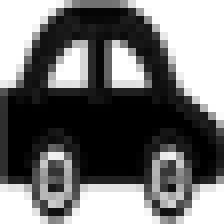
%> input picture Older versions/Intersections/with double side park/black2.bmp, 28 x 28 px (shown 8 times larger)
$ octave with_double_side_park.m   (GNU Octave 9; MATLAB toolbox functions it lacks are replaced by stand-ins)
%> lines starting %> are read from the running program, lines starting %| are printed output that depends on the picture
### Older versions/Intersections/with double side park/draw.m
function draw(road,intersection,e)
%> called with intersection = [14 9], e = 1
[row,col] = size(road);
black = imread('black2.bmp');
%> black is the input picture: size 28x28x3 uint8; min 0, max 255, mean 114.4
white = imread('white2.bmp');
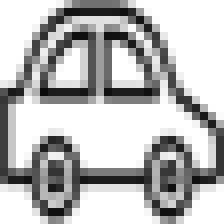
%> input picture Older versions/Intersections/with double side park/white2.bmp, 28 x 28 px (shown 8 times larger)
%> white is the input picture: size 28x28x3 uint8; min 10, max 255, mean 185.7
red = imread('red2.bmp');
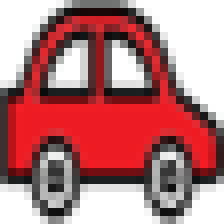
%> input picture Older versions/Intersections/with double side park/red2.bmp, 28 x 28 px (shown 8 times larger)
%> red is the input picture: size 28x28x3 uint8; mean R, G, B 181, 122.2, 124.4
green = imread('green2.bmp');
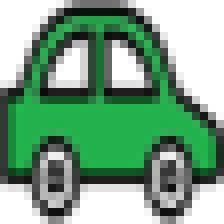
%> input picture Older versions/Intersections/with double side park/green2.bmp, 28 x 28 px (shown 8 times larger)
%> green is the input picture: size 28x28x3 uint8; mean R, G, B 123.9, 164.1, 135.7
cyan = imread('cyan2.bmp');
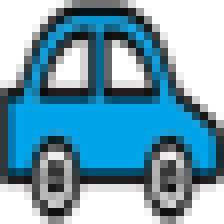
%> input picture Older versions/Intersections/with double side park/cyan2.bmp, 28 x 28 px (shown 8 times larger)
%> cyan is the input picture: size 28x28x3 uint8; mean R, G, B 114.4, 159.9, 179.6
blue = imread('blue2.bmp');
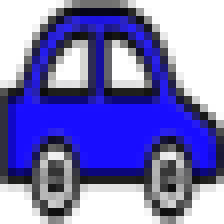
%> input picture Older versions/Intersections/with double side park/blue2.bmp, 28 x 28 px (shown 8 times larger)
%> blue is the input picture: size 28x28x3 uint8; mean R, G, B 121.1, 118, 185.7
%> the run ends on the next line
purple = imread('purple2.bmp');
pavement = imread('pavement2.bmp');
roadd = imread('road2.bmp');
flag = imread('flag2.bmp');
down_flash = imread('flashingdown2.bmp');
up_flash = imread('flashingup2.bmp');
green_light = imread('greenlight.bmp');
red_light = imread('redlight.bmp');

%out = zeros(row,col,3);
for i=1:row
    for j=1:col
        if(road(i,j)==-2)
            out(28*i-27:28*i,28*j-27:28*j,:) = pavement;
        elseif(road(i,j)==-1)
            out(28*i-27:28*i,28*j-27:28*j,:) = roadd;
        elseif(road(i,j)==0)
            if(j == intersection(2) || (j == intersection(2)-1 && i~=intersection(1)) || (j == intersection(2)+1 && i~=intersection(1)))
                out(28*i-27:28*i,28*j-27:28*j,:) = imrotate(black,-90,'bilinear','crop');
            else
                out(28*i-27:28*i,28*j-27:28*j,:) = black;
            end
        elseif(road(i,j)==1)
            if(j == intersection(2) || (j == intersection(2)-1 && i~=intersection(1)) || (j == intersection(2)+1 && i~=intersection(1)))
                out(28*i-27:28*i,28*j-27:28*j,:) = imrotate(red,-90,'bilinear','crop');
            else
                out(28*i-27:28*i,28*j-27:28*j,:) = red;
            end
        elseif(road(i,j)==2)
            if(j == intersection(2) || (j == intersection(2)-1 && i~=intersection(1)) || (j == intersection(2)+1 && i~=intersection(1)))
                out(28*i-27:28*i,28*j-27:28*j,:) = imrotate(green,-90,'bilinear','crop');
            else
                out(28*i-27:28*i,28*j-27:28*j,:) = green;
            end
        elseif(road(i,j)==3)
            if(j == intersection(2) || (j == intersection(2)-1 && i~=intersection(1)) || (j == intersection(2)+1 && i~=intersection(1)))
                out(28*i-27:28*i,28*j-27:28*j,:) = imrotate(cyan,-90,'bilinear','crop');
            else
                out(28*i-27:28*i,28*j-27:28*j,:) = cyan;
            end
        elseif(road(i,j)==4)
            if(j == intersection(2) || (j == intersection(2)-1 && i~=intersection(1)) || (j == intersection(2)+1 && i~=intersection(1)))
                out(28*i-27:28*i,28*j-27:28*j,:) = imrotate(blue,-90,'bilinear','crop');
            else
                out(28*i-27:28*i,28*j-27:28*j,:) = blue;
            end
        elseif(road(i,j)==5)
            if(j == intersection(2) || (j == intersection(2)-1 && i~=intersection(1)) || (j == intersection(2)+1 && i~=intersection(1)))
                out(28*i-27:28*i,28*j-27:28*j,:) = imrotate(purple,-90,'bilinear','crop');
            else
                out(28*i-27:28*i,28*j-27:28*j,:) = purple;
            end
        elseif(road(i,j)==6)
            if(j == intersection(2) || (j == intersection(2)-1 && i~=intersection(1)) || (j == intersection(2)+1 && i~=intersection(1)))
                out(28*i-27:28*i,28*j-27:28*j,:) = imrotate(down_flash,-90,'bilinear','crop');
            else
                out(28*i-27:28*i,28*j-27:28*j,:) = down_flash;
            end
        elseif(road(i,j)==7)
            if(j == intersection(2) || (j == intersection(2)-1 && i~=intersection(1)) || (j == intersection(2)+1 && i~=intersection(1)))
                out(28*i-27:28*i,28*j-27:28*j,:) = imrotate(flag,-90,'bilinear','crop');
            else
                out(28*i-27:28*i,28*j-27:28*j,:) = flag;
            end
        elseif(road(i,j)==8)
            if(j == intersection(2) || (j == intersection(2)-1 && i~=intersection(1)) || (j == intersection(2)+1 && i~=intersection(1)))
                out(28*i-27:28*i,28*j-27:28*j,:) = imrotate(up_flash,-90,'bilinear','crop');
            else
                out(28*i-27:28*i,28*j-27:28*j,:) = up_flash;
            end
        elseif(road(i,j)==9)
            if(j == intersection(2) || (j == intersection(2)-1 && i~=intersection(1)) || (j == intersection(2)+1 && i~=intersection(1)))
                out(28*i-27:28*i,28*j-27:28*j,:) = imrotate(white,-90,'bilinear','crop');
            else
                out(28*i-27:28*i,28*j-27:28*j,:) = white;
            end
        elseif(road(i,j)==10)
            out(28*i-27:28*i,28*j-27:28*j,:) = red_light;
        elseif(road(i,j)==11)
            out(28*i-27:28*i,28*j-27:28*j,:) = green_light;
        end
    end
end
%subplot(4,4,e);
figure
imshow(uint8(out));
% title('Single Lane Two Parking Sides')
% xlabel('\leftarrowSpace\rightarrow')
% ylabel('\leftarrowTime\rightarrow')
end

### Older versions/Intersections/with double side park/with_double_side_park.m
clear;
clc;

new_car_prob = 0.7;%new cars
dec_prob = 0.25;%chance of decreasing speed
first_park = 5;
last_park = 20;
chance_of_not_having_flag = 0.15;
max_parked = 5;%max time step that the car is parked

cars1 = 6;
cars2 = 6;

%intersection variables
intersection = [14 9];
max_red = 6;%max number of red
thr_press = 5; %pressure threshold
top_is_red = 1;
left_is_red = 0;
count_red_left = 0;
count_red_top = 0;
full_road = zeros(50,50);
[iter,~] = size(full_road);

full_road(:,:) = -1;
hor_lane = -ones(1,50);
vert_lane = -ones(1,50);
[d,c] = size(hor_lane);

index_lane1 = randsample(30,cars1)';%random car positions on fast lane
index_lane2 = randsample(30,cars2)';%random car positions on slow lane
hor_lane(1,index_lane1) = randi([0 5],1,cars1);
vert_lane(1,index_lane2) = randi([0 5],1,cars2);%random speed of the moving cars

%Parking on horizontal lane
hor_par_slots = zeros(2,c);
hor_steps_parked = zeros(2,c);%how many time steps each car has stayed parked
hor_par_slots(1:2,:) = -2;
hor_par_slots(1,3:first_park+1) = -1;
hor_par_slots(1,intersection(2)+3:last_park+3) = -1;
hor_par_slots(2,3:first_park+1) = -1;
hor_par_slots(2,intersection(2)+3:last_park+3) = -1;
hor_lane(2,:) = hor_par_slots(1,:);
hor_lane(3,:) = hor_par_slots(2,:);
hor_park_signals = zeros(d,c);
hor_park_flags = zeros(2,c);

%Parking on vertical lane
vert_par_slots = zeros(2,c);
vert_steps_parked = zeros(2,c);%how many time steps each car has stayed parked
vert_par_slots(1:2,:) = -2;
vert_par_slots(1,3:first_park+1) = -1;
vert_par_slots(1,intersection(1)+4:last_park+3) = -1;
vert_par_slots(2,3:first_park+1) = -1;
vert_par_slots(2,intersection(1)+4:last_park+3) = -1;
vert_lane(2,:) = vert_par_slots(1,:);
vert_lane(3,:) = vert_par_slots(2,:);
vert_park_signals = zeros(d,c);
vert_park_flags = zeros(2,c);

hor_park_signals(1,index_lane1) = (rand(1,cars1)/2)-0.2;
vert_park_signals(1,index_lane2) = (rand(1,cars1)/2)-0.2;

%bountaries
full_road(intersection(1)-2,1:intersection(2)-2) = -2;
full_road(intersection(1)-2,intersection(2)+2:end) = -2;
full_road(1:intersection(1)-2,intersection(2)-2) = -2;
full_road(1:intersection(1)-2,intersection(2)+2) = -2;
full_road(intersection(1)+2,1:intersection(2)-2) = -2;
full_road(intersection(1)+2,intersection(2)+2:end) = -2;
full_road(intersection(1)+2:end,intersection(2)-2) = -2;
full_road(intersection(1)+2:end,intersection(2)+2) = -2;

%light
full_road(intersection(1)+3,intersection(2)-3) = 10;
full_road(intersection(1)-3,intersection(2)+3) = 11;

%Copying to full_road
full_road(intersection(1)-1,:) = hor_lane(3,:);
full_road(intersection(1),:) = hor_lane(1,:);
full_road(intersection(1)+1,:) = hor_lane(2,:);
full_road(:,intersection(2)+1) = vert_lane(3,:)';
full_road(:,intersection(2)) = vert_lane(1,:)';
full_road(:,intersection(2)-1) = vert_lane(2,:)';
full_road(intersection(1),intersection(2)-1) = hor_lane(1,intersection(2)-1);
full_road(intersection(1),intersection(2)+1) = hor_lane(1,intersection(2)+1);

draw(full_road,intersection,1);
